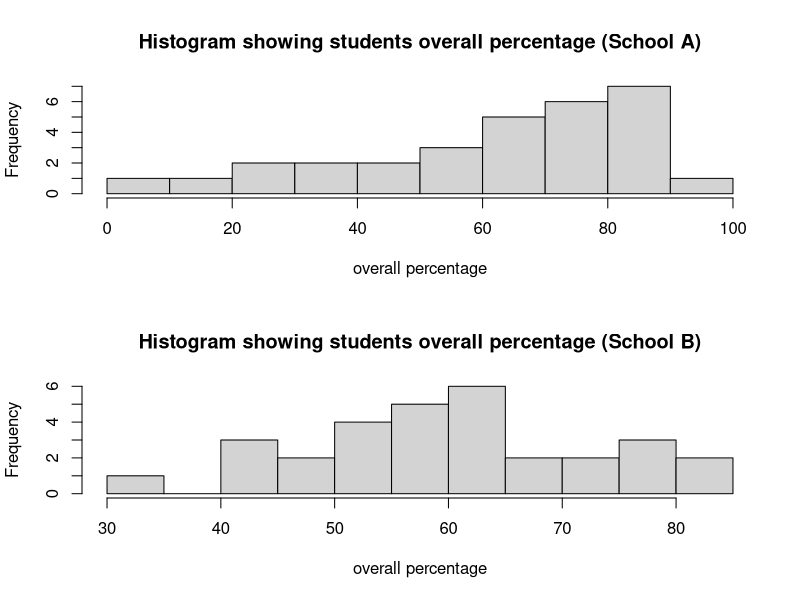
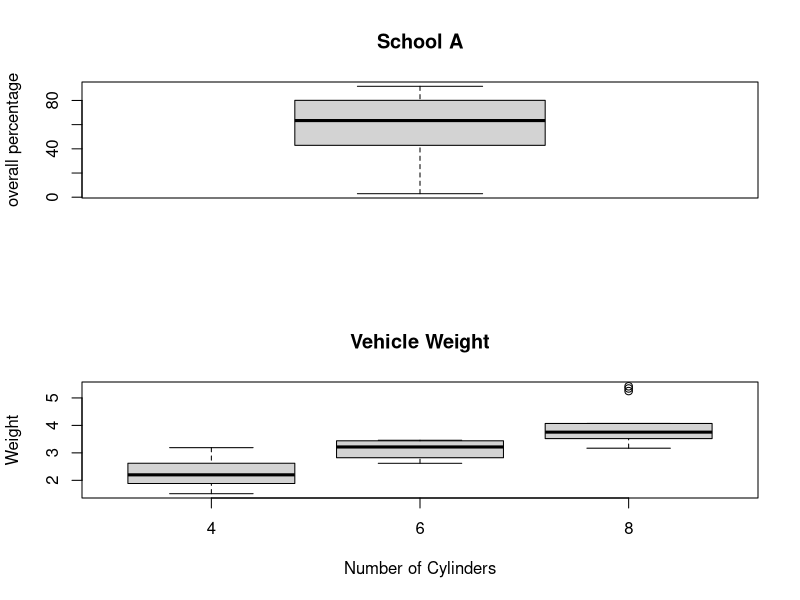

Recreate these plots in R, in order.
## ---- chunk 1
knitr::opts_chunk$set(echo = TRUE)
## ---- chunk 2
Letters<-c(3,2,10,5,9,4,2,6,3,4,3)
mean(Letters)
## ---- chunk 3
mean(Letters,na.rm=TRUE)
## ---- chunk 4
median(Letters)
## ---- chunk 5
y<-table(Letters)
## ---- chunk 6
names(y)[which(y==max(y))]
## ---- chunk 7
setwd("~/Dropbox/Rcourse")
library(readxl)
school <- read_excel("day2/school.xlsx")
attach(school)
par(mfrow=c(2,1))
hist(schoolA,breaks=10,main="Histogram showing students overall percentage (School A)",
  xlab="overall percentage")
hist(schoolB,breaks=10,main="Histogram showing students overall percentage (School B)",
  xlab="overall percentage")
## ---- chunk 8
range_A <- max(schoolA)-min(schoolA)
range_B <- max(schoolB)-min(schoolB)
## ---- chunk 9
summary(schoolA)
boxplot(schoolA,main="School A",ylab="overall percentage")
## ---- chunk 10
head(mtcars)
## ---- chunk 11
boxplot(wt~cyl,data=mtcars,main="Vehicle Weight",xlab="Number of Cylinders",ylab="Weight")
